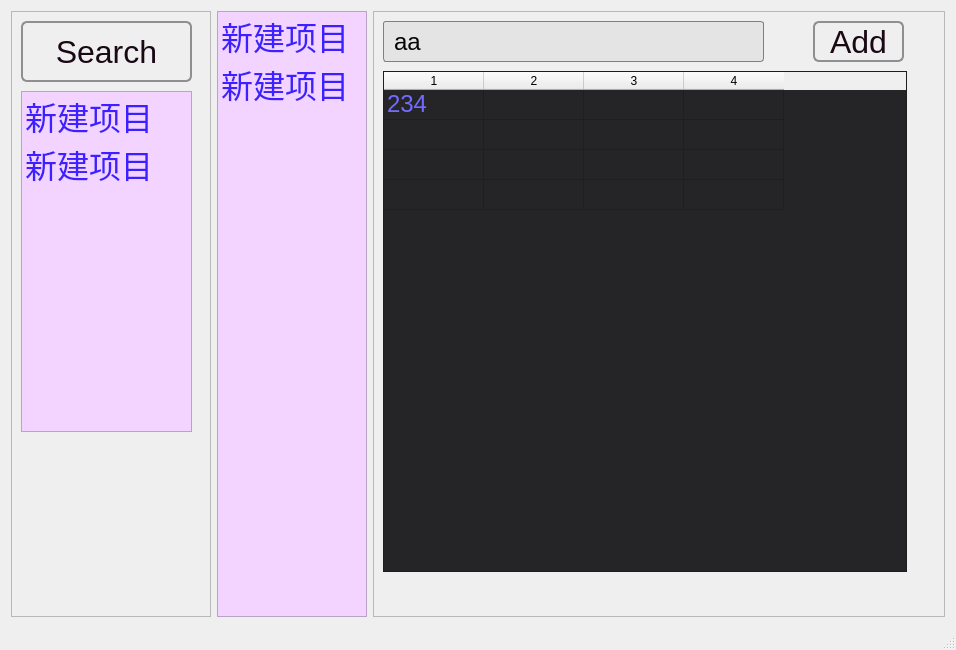
<?xml version="1.0" encoding="UTF-8"?>
<ui version="4.0">
 <class>MainWindow</class>
 <widget class="QMainWindow" name="MainWindow">
  <property name="geometry">
   <rect>
    <x>0</x>
    <y>0</y>
    <width>956</width>
    <height>650</height>
   </rect>
  </property>
  <property name="windowTitle">
   <string>MainWindow</string>
  </property>
  <property name="styleSheet">
   <string notr="true">QLineEdit { background: yellow }
QListWidget {
background-color: rgb(243, 211, 255);
color: rgb(61, 32, 255);
font-size: 24pt ;
}
QPushButton {
    font-size: 24pt ;
	color: rgb(26, 9, 21);
    border: 2px solid #8f8f91;
    border-radius: 6px;
    background-color: qlineargradient(x1: 0, y1: 0, x2: 0, y2: 1,
                                      stop: 0 #f6f7fa, stop: 1 #dadbde);
    min-width: 80px;
}

QPushButton:pressed {
    background-color: qlineargradient(x1: 0, y1: 0, x2: 0, y2: 1,
                                      stop: 0 #dadbde, stop: 1 #f6f7fa);
}

QPushButton:flat {
    border: none;
}

QPushButton:default {
    border-color: navy;
}

QTableWidget {  
	background-color: rgb(37, 37, 39);
	font-size: 18pt ;
 	
	color: rgb(115, 107, 255);
}
QLineEdit {	
	
	background-color: rgb(228, 228, 228);
    border: 1px solid gray;
    border-radius: 3px;
    padding: 0 8px;
    font-size: 18pt ;
	color: rgb(6, 4, 5);
}</string>
  </property>
  <widget class="QWidget" name="centralWidget">
   <layout class="QHBoxLayout" name="horizontalLayout">
    <item>
     <widget class="QFrame" name="frame">
      <property name="minimumSize">
       <size>
        <width>190</width>
        <height>0</height>
       </size>
      </property>
      <property name="maximumSize">
       <size>
        <width>200</width>
        <height>16777215</height>
       </size>
      </property>
      <property name="frameShape">
       <enum>QFrame::StyledPanel</enum>
      </property>
      <property name="frameShadow">
       <enum>QFrame::Raised</enum>
      </property>
      <widget class="QPushButton" name="btSearch">
       <property name="geometry">
        <rect>
         <x>10</x>
         <y>10</y>
         <width>171</width>
         <height>61</height>
        </rect>
       </property>
       <property name="minimumSize">
        <size>
         <width>84</width>
         <height>50</height>
        </size>
       </property>
       <property name="text">
        <string>Search</string>
       </property>
      </widget>
      <widget class="QListWidget" name="listAllDevWidget">
       <property name="geometry">
        <rect>
         <x>10</x>
         <y>80</y>
         <width>171</width>
         <height>341</height>
        </rect>
       </property>
       <property name="font">
        <font>
         <pointsize>24</pointsize>
        </font>
       </property>
       <property name="styleSheet">
        <string notr="true"/>
       </property>
       <item>
        <property name="text">
         <string>新建项目</string>
        </property>
       </item>
       <item>
        <property name="text">
         <string>新建项目</string>
        </property>
       </item>
      </widget>
     </widget>
    </item>
    <item>
     <widget class="QListWidget" name="listWidgetAllTitle">
      <property name="minimumSize">
       <size>
        <width>50</width>
        <height>0</height>
       </size>
      </property>
      <property name="maximumSize">
       <size>
        <width>150</width>
        <height>16777215</height>
       </size>
      </property>
      <property name="styleSheet">
       <string notr="true"/>
      </property>
      <item>
       <property name="text">
        <string>新建项目</string>
       </property>
      </item>
      <item>
       <property name="text">
        <string>新建项目</string>
       </property>
      </item>
     </widget>
    </item>
    <item>
     <widget class="QFrame" name="frame_2">
      <property name="frameShape">
       <enum>QFrame::StyledPanel</enum>
      </property>
      <property name="frameShadow">
       <enum>QFrame::Raised</enum>
      </property>
      <widget class="QTableWidget" name="tableWidgetWord">
       <property name="geometry">
        <rect>
         <x>10</x>
         <y>60</y>
         <width>524</width>
         <height>501</height>
        </rect>
       </property>
       <property name="styleSheet">
        <string notr="true"/>
       </property>
       <attribute name="verticalHeaderVisible">
        <bool>false</bool>
       </attribute>
       <attribute name="verticalHeaderHighlightSections">
        <bool>true</bool>
       </attribute>
       <row>
        <property name="text">
         <string>新建行</string>
        </property>
       </row>
       <row>
        <property name="text">
         <string>新建行</string>
        </property>
       </row>
       <row>
        <property name="text">
         <string>新建行</string>
        </property>
       </row>
       <row>
        <property name="text">
         <string>新建行</string>
        </property>
       </row>
       <column>
        <property name="text">
         <string>1</string>
        </property>
       </column>
       <column>
        <property name="text">
         <string>2</string>
        </property>
       </column>
       <column>
        <property name="text">
         <string>3</string>
        </property>
       </column>
       <column>
        <property name="text">
         <string>4</string>
        </property>
       </column>
       <item row="0" column="0">
        <property name="text">
         <string>234</string>
        </property>
       </item>
      </widget>
      <widget class="QPushButton" name="btAddWordItem">
       <property name="geometry">
        <rect>
         <x>440</x>
         <y>10</y>
         <width>91</width>
         <height>41</height>
        </rect>
       </property>
       <property name="text">
        <string>Add</string>
       </property>
      </widget>
      <widget class="QLineEdit" name="lineEditWord">
       <property name="geometry">
        <rect>
         <x>10</x>
         <y>10</y>
         <width>381</width>
         <height>41</height>
        </rect>
       </property>
       <property name="text">
        <string>aa</string>
       </property>
      </widget>
     </widget>
    </item>
   </layout>
  </widget>
  <widget class="QMenuBar" name="menuBar">
   <property name="geometry">
    <rect>
     <x>0</x>
     <y>0</y>
     <width>956</width>
     <height>22</height>
    </rect>
   </property>
  </widget>
  <widget class="QStatusBar" name="statusBar"/>
 </widget>
 <layoutdefault spacing="6" margin="11"/>
 <resources/>
 <connections/>
</ui>
